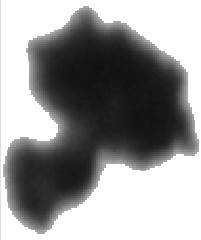
#> input picture image017.jpg, 201 x 240 px
$ jupyter execute --allow-errors reentrant.ipynb
#> lines starting #> are read from the running program, lines starting #| are printed output that depends on the picture; after the words box and inside, x2 and y2 are one past the last pixel; in counts of white or black regions, pixels touching at a corner belong together
[cell 1]
import numpy as np
import matplotlib.pyplot as plt
import tensorflow as tf
import pandas as pd
import glob
import seaborn as sns
from PIL import Image


img = Image.open('image017.jpg')
#> img is the input picture: PIL image 201x240 L; min 16, max 255, mean 151.1
img = np.array(img)
height = img.shape[0]
#> height = 240
width = img.shape[1]
#> width = 201

print(height, width)
#| 240 201

[cell 2]
for n in range(0,img.shape[0]):
    for m in range(0,img.shape[1]):
        if img[n,m] > 173:
            img[n,m] = 0
        else:
            img[n,m] = 1
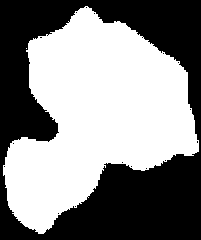
#> img: shape (240, 201); values 0 (black) and 1 (white), 53.1% white; 17 black regions (16 under 20 px), largest, box (x1, y1, x2, y2) and area: (0, 0, 201, 240) 22597

[cell 3]
plt.pcolormesh(img[:,:], cmap='gray_r')
# plt.colorbar()
plt.axis('off')
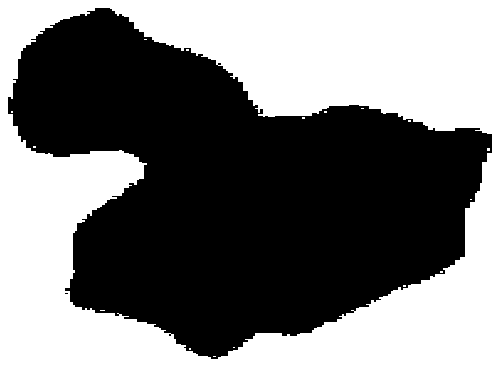
#> figure drawn by matplotlib, 1 panel

[cell 4]
downsampled_image = img[::2,::2]
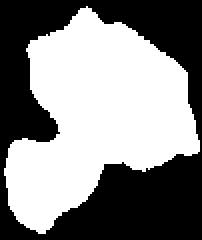
#> downsampled_image: shape (120, 101) (shown 2 times larger); values 0 (black) and 1 (white), 52.6% white; 1 black region, box (x1, y1, x2, y2) and area: (0, 0, 101, 120) 5745
plt.pcolormesh(downsampled_image[:,:], cmap='gray')
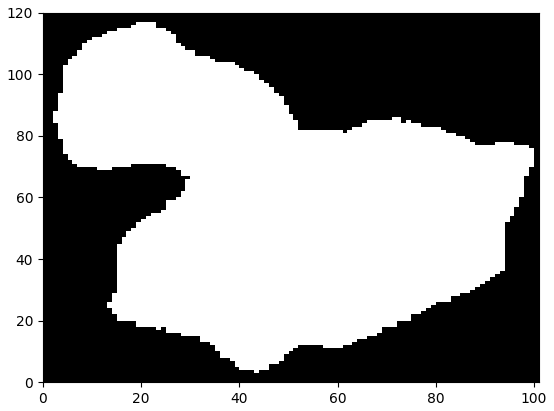
#> figure drawn by matplotlib, 1 panel

#> (a cell that did not finish here is left out)

#> (a cell that did not finish here is left out)

[cell 7]
for n in range(0,img.shape[0]):
    for m in range(0,img.shape[1]):
        if img[n,m] > 173:
            img[n,m] = 0
        else:
            img[n,m] = 1
#> img: shape (240, 201); every value is 1

[cell 8]
# Calculate the gradient of the image
gradient_x, gradient_y = np.gradient(img)
#> gradient_x: shape (240, 201) float64; every value is 0

# Find the edge pixels
edge_pixels = np.sqrt(gradient_x**2 + gradient_y**2) > 0
#> edge_pixels: shape (240, 201) bool; every value is 0

# Print the edge pixels
print(edge_pixels)
#> (printed output is left out)

#> (a cell that did not finish here is left out)

[cell 10]
nonzero_indices = np.nonzero(img)
#> nonzero_indices = 48240 positions, rows 0 to 239, columns 0 to 200

# Calculate the centroid coordinates
centroid_x = np.mean(nonzero_indices[1])
#> centroid_x = 100
centroid_y = np.mean(nonzero_indices[0])
#> centroid_y = 119.5

[cell 11]
def distance(centroid, point):
    return np.sqrt((centroid[0] - point[0])**2 + (centroid[1] - point[1])**2)

coord_x, coord_y = np.where(edge_pixels)
#> coord_x = empty array; coord_y = empty array

#> (a cell that did not finish here is left out)

[cell 13]
nonzero_indices = np.nonzero(downsampled_image)
#> nonzero_indices = 12120 positions, rows 0 to 119, columns 0 to 100
#> downsampled_image: shape (120, 101); every value is 1

# Calculate the centroid coordinates
centroid_x = np.mean(nonzero_indices[1])
#> centroid_x = 50
centroid_y = np.mean(nonzero_indices[0])
#> centroid_y = 59.5

$ run again, with correlation_matrix.jpg copied over image017.jpg
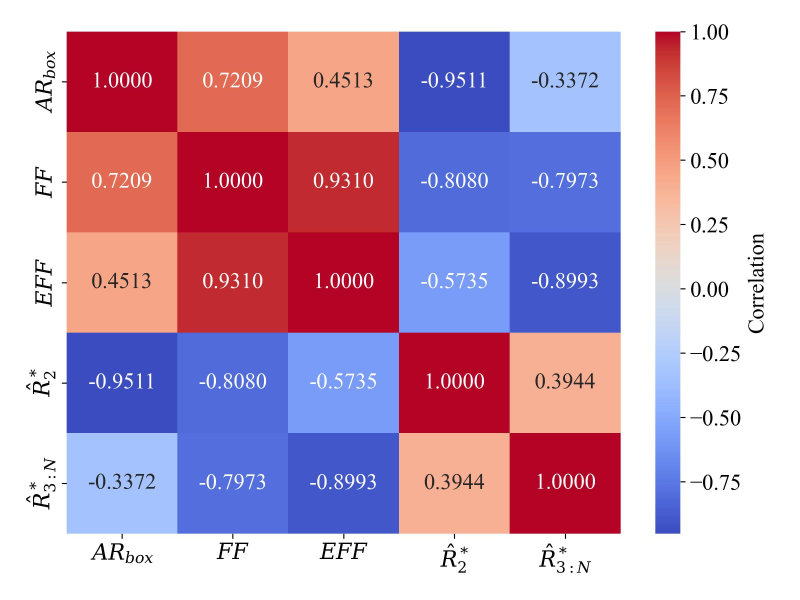
#> input picture correlation_matrix.jpg, 2400 x 1800 px (shown at 1/3 size)
#> img is the input picture: PIL image 2400x1800 RGB; mean R, G, B 193.8, 160.8, 189.4
#| 1800 2400
#> `[cell 3] plt.pcolormesh(img[:,:], cmap='gray_r') # plt.colorbar() plt...`:
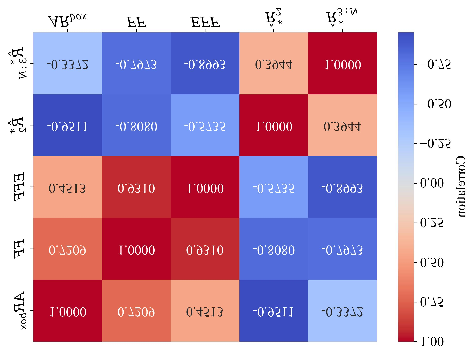
#> figure drawn by matplotlib, 1 panel
#> `[cell 4] downsampled_image = img[::2,::2] plt.pcolormesh(downsampled_i..`:
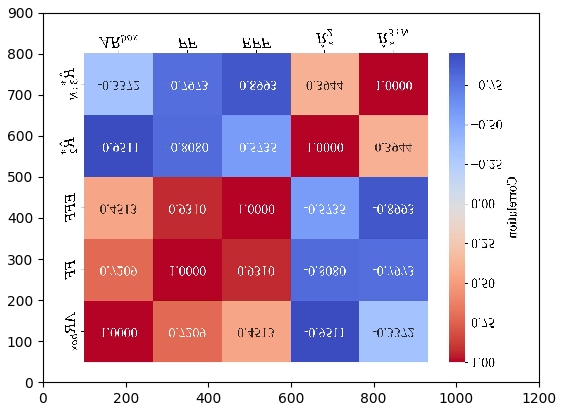
#> figure drawn by matplotlib, 1 panel
#> `centroid_x = np.mean(nonzero_indices[1])`: centroid_x = 1199.2
#> `centroid_y = np.mean(nonzero_indices[0])`: centroid_y = 899
#> `centroid_x = np.mean(nonzero_indices[1])`: centroid_x = 599.3
#> `centroid_y = np.mean(nonzero_indices[0])`: centroid_y = 449.2

$ run again, with correlation_matrix_new.jpg copied over image017.jpg
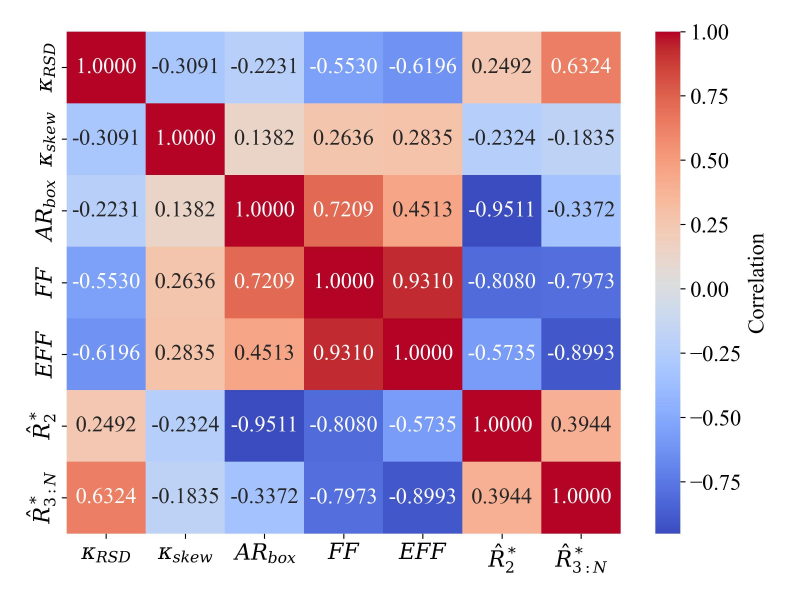
#> input picture correlation_matrix_new.jpg, 2400 x 1800 px (shown at 1/3 size)
#> img is the input picture: PIL image 2400x1800 RGB; mean R, G, B 203.8, 180.6, 201.5
#| 1800 2400
#> `[cell 3] plt.pcolormesh(img[:,:], cmap='gray_r') # plt.colorbar() plt...`:
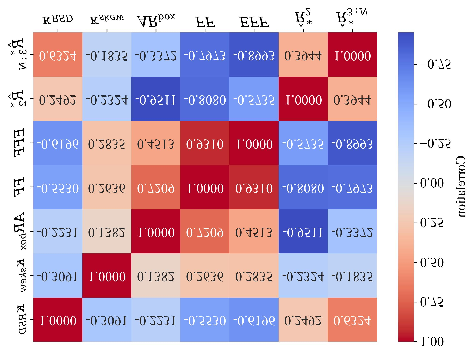
#> figure drawn by matplotlib, 1 panel
#> `[cell 4] downsampled_image = img[::2,::2] plt.pcolormesh(downsampled_i..`:
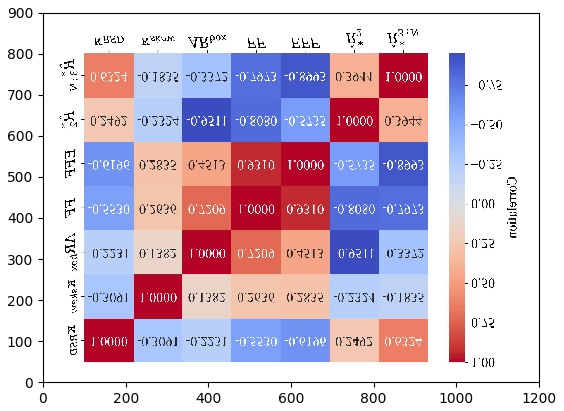
#> figure drawn by matplotlib, 1 panel
#> `centroid_x = np.mean(nonzero_indices[1])`: centroid_x = 1199.6
#> `centroid_y = np.mean(nonzero_indices[0])`: centroid_y = 898.8
#> `centroid_x = np.mean(nonzero_indices[1])`: centroid_x = 599.5
#> `centroid_y = np.mean(nonzero_indices[0])`: centroid_y = 449.1
